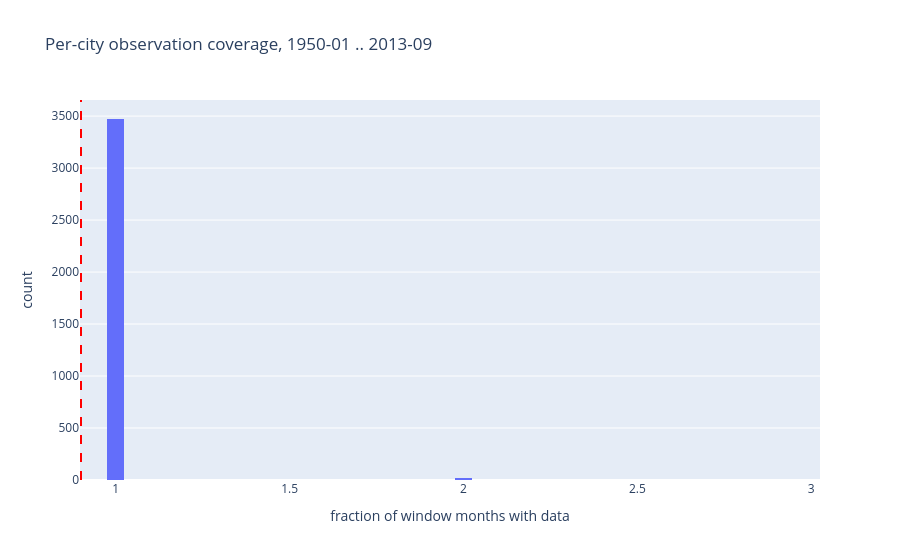

Here is the notebook cell this chart was saved with:
### Code cell
fig = px.histogram(
    coverage,
    x="coverage",
    nbins=50,
    title=f"Per-city observation coverage, {DEFAULT_START[:7]} .. {DEFAULT_END[:7]}",
    labels={"coverage": "fraction of window months with data"},
)
fig.add_vline(x=0.9, line_dash="dash", line_color="red")
fig.show()

### Figure 1 — Plotly figure (JSON) as saved in the notebook; plotly's stock layout.template omitted (floating-point values rounded to 4 significant figures; data arrays with more than 128 entries replaced by an {"elided": "..."} marker saying what was removed)
{"data": [{"bingroup": "x", "hovertemplate": "fraction of window months with data=%{x}<br>count=%{y}<extra></extra>", "legendgroup": "", "marker": {"color": "#636efa", "pattern": {"shape": ""}}, "name": "", "nbinsx": 50, "orientation": "v", "showlegend": false, "type": "histogram", "x": {"elided": "3490 float values"}, "xaxis": "x", "yaxis": "y"}], "layout": {"barmode": "relative", "legend": {"tracegroupgap": 0}, "shapes": [{"line": {"color": "red", "dash": "dash"}, "type": "line", "x0": 0.9, "x1": 0.9, "xref": "x", "y0": 0, "y1": 1, "yref": "y domain"}], "title": {"text": "Per-city observation coverage, 1950-01 .. 2013-09"}, "xaxis": {"anchor": "y", "domain": [0.0, 1.0], "title": {"text": "fraction of window months with data"}}, "yaxis": {"anchor": "x", "domain": [0.0, 1.0], "title": {"text": "count"}}}}
